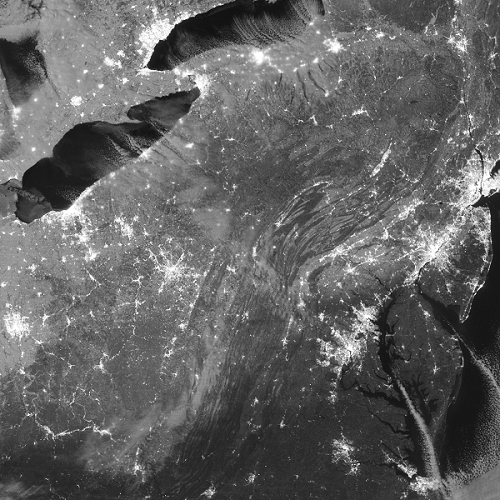
%> input picture 1-1光照差异.png, 500 x 500 px
$ octave --eval "result = HAPCG_nonelinear_space(imread('1-1光照差异.png'));"   (GNU Octave 9; MATLAB toolbox functions it lacks are replaced by stand-ins)
%> lines starting %> are read from the running program, lines starting %| are printed output that depends on the picture
### AOS.m
function [U]=AOS(U_prev,step,diff_c)
%该函数实现加性分裂算法
%U_prev是前一层的各项异性图像
%step是设置的步长因子，如果本层的尺度是sigma(i),则前一层的尺度是sigma(i-1)
%因此步长因子是1/2*(sigma(i)^2-sigma(i-1)^2)
%diff_c是根据前一层尺度图像高斯滤波后计算得到的扩散系数大小也是M*N
%U是当前层的各项异性尺度图像，大小和U_prev一样

[U1]=AOS_row(U_prev,step,diff_c);
[U2]=AOS_col(U_prev,step,diff_c);
% U=1/2*(U1+U2);
U=1/2*(U1+U2);   %表示：L=L1+L2

end


function [U1]=AOS_row(U1_prev,step,diff_c)
%该函数沿行方向进行扩散
%%
[M,N]=size(U1_prev);
U1=zeros(M,N);
%遍历每一行
for i=1:1:M
    d=U1_prev(i,:);%行向量

    %三角矩阵的对角线部分
    a=diff_c(i,:);
    a(2:N-1)=2*a(2:N-1);
    a(1:N-1)=a(1:N-1)+diff_c(i,2:N);
    a(2:N)=a(2:N)+diff_c(i,1:N-1);
    a=-1/2*a;

    %三角矩阵上面
    b=diff_c(i,1:N-1)+diff_c(i,2:N);
    b=1/2*b;

    %三角矩阵下面,该矩阵对称，因此c=b
    c=b;

    %计算三对角方程组的解
    a=1-2*step*a;
    b=-2*step*b;
    c=-2*step*c;
    x=thomas_algorith(a,b,c,d);   %主要目的是解算出矩阵A
    U1(i,:)=x;
end

end

function [U2]=AOS_col(U2_prev,step,diff_c)
%该函数进列方向的扩散
%%
[M,N]=size(U2_prev);
U2=zeros(M,N);
%遍历每一列
for i=1:1:N
    d=U2_prev(:,i);%列向量
    %三角矩阵的对角线部分
    a=diff_c(:,i);
    a(2:M-1)=2*a(2:M-1);
    a(1:M-1)=a(1:M-1)+diff_c(2:M,i);
    a(2:M)=a(2:M)+diff_c(1:M-1,i);
    a=-1/2*a;

    %三角矩阵上面
    b=diff_c(1:M-1,i)+diff_c(2:M,i);
    b=1/2*b;

    %三角矩阵下面,该矩阵对称，因此c=b
    c=b;

    %计算三对角方程组的解
    a=1-2*step*a;
    b=-2*step*b;
    c=-2*step*c;
    x=thomas_algorith(a',b',c',d');
    U2(:,i)=x';
end
end

%%
% [55 lines left out: function thomas_algorith, not called in this run]

### HAPCG_nonelinear_space.m
%  create_nonelinear_space:函数创建非线性尺度空间
%  Input:
%           im：       是输入的原始图像;
%           layers：是构建的尺度空间的层数，这里没有使用下采样操作.
%           scale_value：影像的尺度缩比比例系数，默认是1.6;
%           which_diff： 决定了使用哪个函数计算传到系数取值是1,2,3;
%           sigma_1：是第一层的图像的尺度，默认是1.6，尺度空间第一层的图像由image经过标准差
%           sigma_2：是每次计算下一层图像之前，对之前层图像的高斯平滑标准差,默认是1不变
%           ratio：是相隔两层的尺度比
%           perc：是计算对比度因子的梯度百分位，这里默认是0.7
%  Output:
%              Nonelinear_Scalespace：是构建的非线性影像尺度空间

function [Nonelinear_Scalespace]=HAPCG_nonelinear_space(im,layers,scale_value,which_diff,...
                                                        sigma_1,sigma_2,...
                                                        ratio,...
                                                        perc )
%% 默认参数设置
if nargin < 2
    layers               = 3;          %  构建的影像金字塔层数.
end
if nargin < 3
    scale_value       = 1.6;       %  影像尺度缩放系数
end
if nargin < 4
    which_diff         = 2;         %  决定了使用哪个函数计算传到系数取值是1,2,3
end
if nargin < 5
    sigma_1           = 1.6;         %  第一层的图像的尺度，默认是1.6.
end
if nargin < 6
    sigma_2           = 1;            %  是每次计算下一层图像之前，对之前层图像的高斯平滑标准差.
end
if nargin < 7
     ratio               = 2^(1/3);   %  连续两层的尺度比
end
if nargin < 8
     perc               = 0.7;            %  计算对比度因子的梯度百分位.
end
%% 将影像转换为灰度图
[~,~,num1]=size(im);
%> num1 = 3
if(num1==3)
    dst=rgb2gray(im);
else
    dst=im;
end
% 将影像转换为浮点型影像，数值在[0~1]之间
image=im2double(dst);
[M,N]=size(image);
%> M = 500; N = 500
%% 初始化非线性影像cell空间
Nonelinear_Scalespace=cell(1,layers);
for i=1:1:layers
    Nonelinear_Scalespace{i}=zeros(M,N);
end
%> after the loop, Nonelinear_Scalespace = 3 items

%首先对输入图像进行高斯平滑
windows_size=2*round(2*sigma_1)+1;
W=fspecial('gaussian',[windows_size windows_size],sigma_1);      % Fspecial函数用于创建预定义的滤波算子
image=imfilter(image,W,'replicate');                                              %base_image的尺度是sigma_1  % 对任意类型数组或多维图像进行滤波。
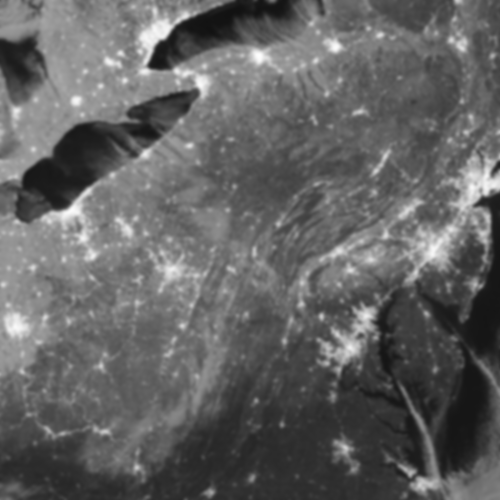
%> image: size 500x500 double; min 0.071, max 0.996, mean 0.389
Nonelinear_Scalespace{1}=image;                                                 %base_image作为尺度空间的第一层图像
%获取滤波器类型
h=[-1,0,1;-2,0,2;-1,0,1];      % soble 差分滤波模板

%计算每层的尺度
sigma=zeros(1,layers);
for i=1:1:layers
    sigma(i)=sigma_1*ratio^(i-1);%每层的尺度
end

%% 构建非线性尺度空间
for i=2:1:layers
    %之前层的非线性扩散后的的图像,计算梯度之前进行平滑的目的是为了消除噪声
    prev_image=Nonelinear_Scalespace{i-1};
    prev_image=imresize(prev_image,1/scale_value,'bilinear');
    windows_size=2*round(2*sigma_2)+1;
    W=fspecial('gaussian',[windows_size,windows_size],sigma_2);
    prev_smooth=imfilter(prev_image,W,'replicate');

    %计算之前层被平滑图像的x和y方向的一阶梯度
    Lx=imfilter(prev_smooth,h ,'replicate');
    Ly=imfilter(prev_smooth,h','replicate');

    %每次迭代时候都需要更新对比度因子k
    [k_percentile]=K_percentile_value(Lx,Ly,perc);
    if(which_diff==1)
        [diff_c]=pm_g1(Lx,Ly,k_percentile);
    elseif(which_diff==2)
        [diff_c]=pm_g2(Lx,Ly,k_percentile);
    else
        [diff_c]=weickert_diffusivity(Lx,Ly,k_percentile);
    end

    %计算当前层尺度图像
    step=1/2*(sigma(i)^2-sigma(i-1)^2);%步长因子
    Nonelinear_Scalespace{i}=AOS(prev_image,step,diff_c);  %nonelinear_space: prev_image表示之前层的非线性扩散后的的图像； step表示步长；diff_c表示扩散稀疏C。
end
%> this loop made 2 passes
%> (max_gradient in K_percentile_value, min_gradient in K_percentile_value, nbin in K_percentile_value, k_percentile) on passes 1 to 2: (1.7, 3.16e-05, 340, 0.185), (1.84, 0.00051, 367, 0.216)
%> pass 1, in HAPCG_nonelinear_space, `Lx=imfilter(prev_smooth,h ,'replicate');`:
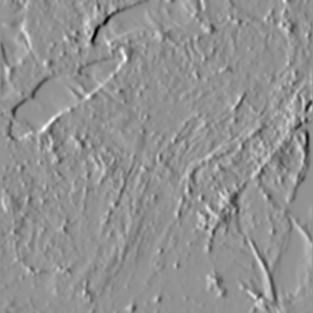
%> Lx: size 313x313 double; min -1.48, max 1.1, mean -0.00443; drawn with min black and max white
%> pass 1, in HAPCG_nonelinear_space, `Ly=imfilter(prev_smooth,h','replicate');`:
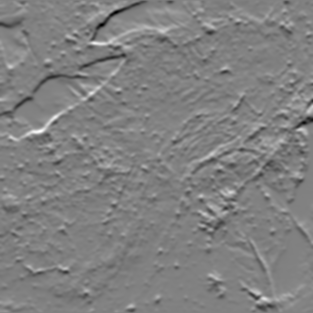
%> Ly: size 313x313 double; min -1.46, max 1.43, mean -0.00398; drawn with min black and max white
%> after the loop:
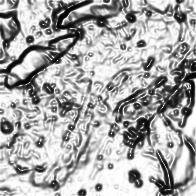
%> diff_c: size 196x196 double; min 0.0136, max 1, mean 0.661
end

%% 扩散系数计算函数1
function [g1]=pm_g1(Lx,Ly,k)
%该函数计算PM传导系数g1,Lx是水平方向的导数，Ly是竖直方向的导数
%k是一个对比度因子参数，k的取值一般根据统计所得
%g1=exp(-(Lx^2+Ly^2)/k^2)

g1=exp(-(Lx.^2+Ly.^2)/k^2);

end

%% 扩散系数计算函数2
function [g2]=pm_g2(Lx,Ly,k)
%该函数计算PM方程的扩散系数，第二种方法
%Lx和Ly分别是水平方向和竖直方向的差分，k是对比度因子参数
%g2=1/(1+(Lx^2+Ly^2)/(k^2)),这里k值的确定一般是通过统计方法得到

g2=1./(1+(Lx.^2+Ly.^2)/(k^2));
end

%% 扩散系数计算函数3
function [g3]=weickert_diffusivity(Lx,Ly,k)
%这个函数计算weickert传导系数
%Lx和Ly是水平方向和竖直方向的一阶差分梯度，k是对比度系数
%k的取值一般通过统计方法得到
%g3=1-exp(-3.315/((Lx^2+Ly^2)/k^4))

g3=1-exp(-3.315./((Lx.^2+Ly.^2).^4/k^8));
end

%%  K值计算
function [k_percentile]=K_percentile_value(gradient_x,gradient_y,perc)
%该函数计算一个对比度参数k,这个对比度参数用于计算扩散系数
%gradient_x是水平方向的梯度，gradient_y是竖直方向的梯度
%perc是梯度直方图的百分位数，默认取值是0.7，k的取值根据这个百分位数确定
%传导系数函数都是k的增函数，因此对于相同的梯度值，如果k值较大，则传导系数值较大
%因此扩散大，平滑严重，因此可以看出，如果要保留细节需要较小的k值
%该函数自动计算k值，因此这里不需要指定bin的大小

%直方图间隔
unit=0.005;

%忽略边界计算梯度的最大值
gradient=sqrt(gradient_x.^2+gradient_y.^2);
[M,N]=size(gradient);
temp_gradient=gradient(2:M-1,2:N-1);

%忽略边界计算直方图
temp_gradient=temp_gradient(temp_gradient>0);
max_gradient=max(max(temp_gradient));
min_gradient=min(min(temp_gradient));
temp_gradient=round((temp_gradient-min_gradient)/unit);
nbin=round((max_gradient-min_gradient)/unit);
hist=zeros(1,nbin+1);
[M1,N1]=size(temp_gradient);
sum_pix=M1*N1;%非零像素梯度个数

%计算直方图
for i=1:1:M1
    for j=1:1:N1
        hist(temp_gradient(i,j)+1)=hist(temp_gradient(i,j)+1)+1;
    end
end

%直方图百分位
nthreshold=perc*sum_pix;
nelements=0;
temp_i=0;
for i=1:1:nbin+1
    nelements=nelements+hist(i);
    if(nelements>=nthreshold)
        temp_i=i;
        break;
    end
end
k_percentile=(temp_i-1)*unit+min_gradient;
end

$ run again, on 1-2光照差异.png
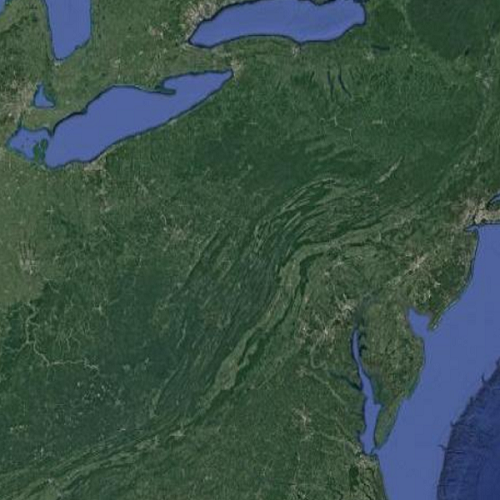
%> input picture 1-2光照差异.png, 500 x 500 px
%> the loop in HAPCG_nonelinear_space, `for i=2:1:layers` made 2 passes
%> (max_gradient in K_percentile_value, min_gradient in K_percentile_value, nbin in K_percentile_value, k_percentile) on passes 1 to 2: (0.499, 5.4e-07, 100, 0.075), (0.436, 1.77e-05, 87, 0.075)
%> pass 1, in HAPCG_nonelinear_space, `Ly=imfilter(prev_smooth,h','replicate');`:
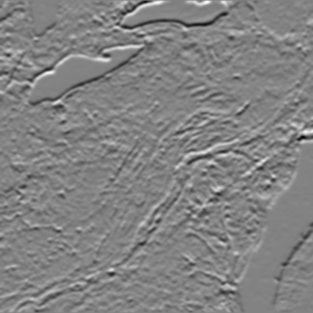
%> Ly: size 313x313 double; min -0.446, max 0.424, mean -0.000283; drawn with min black and max white
%> after the loop in HAPCG_nonelinear_space, `for i=2:1:layers`:
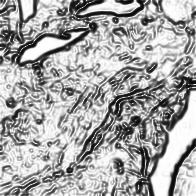
%> diff_c: size 196x196 double; min 0.0287, max 1, mean 0.656
%> result = 3 items
